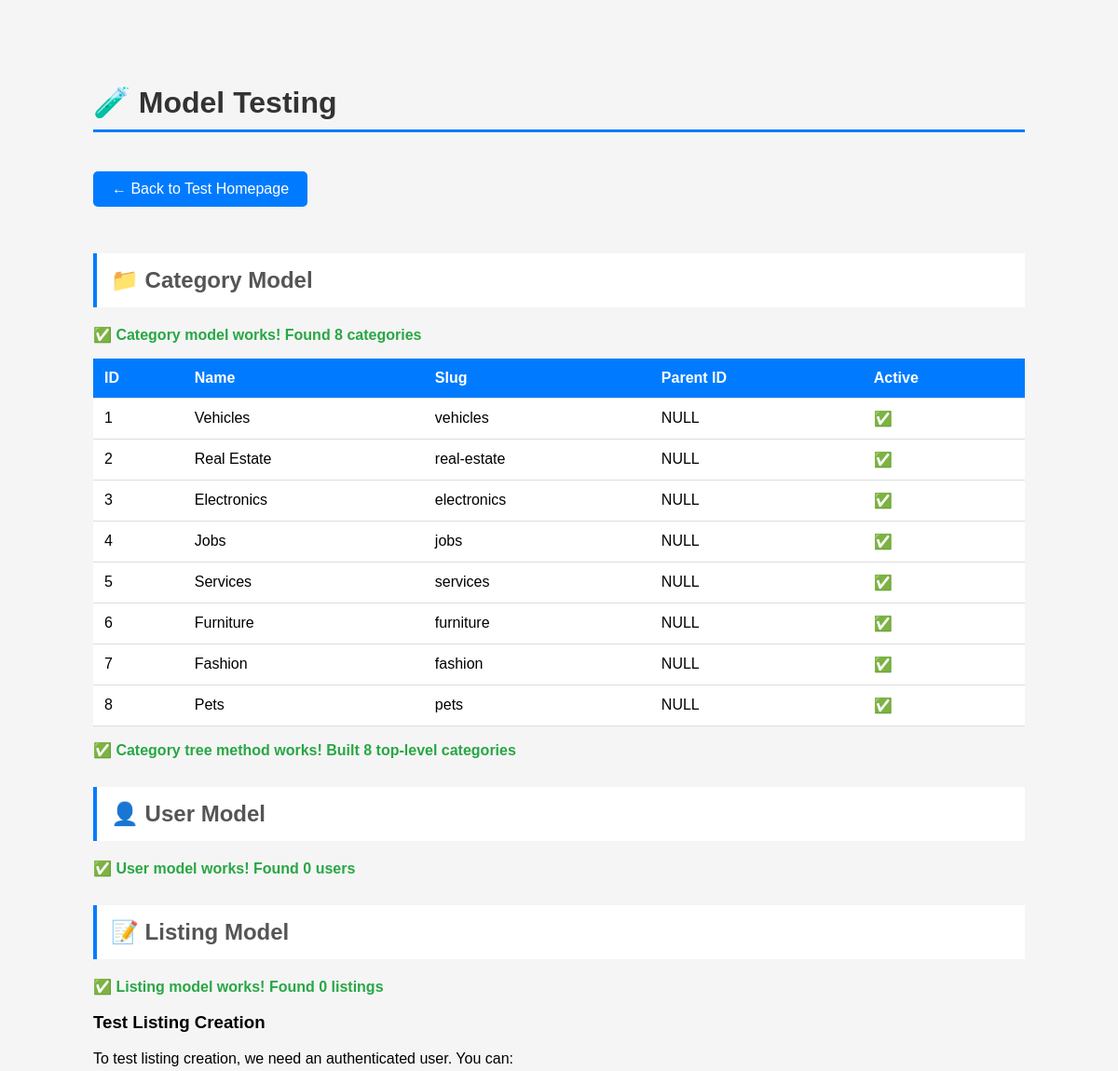
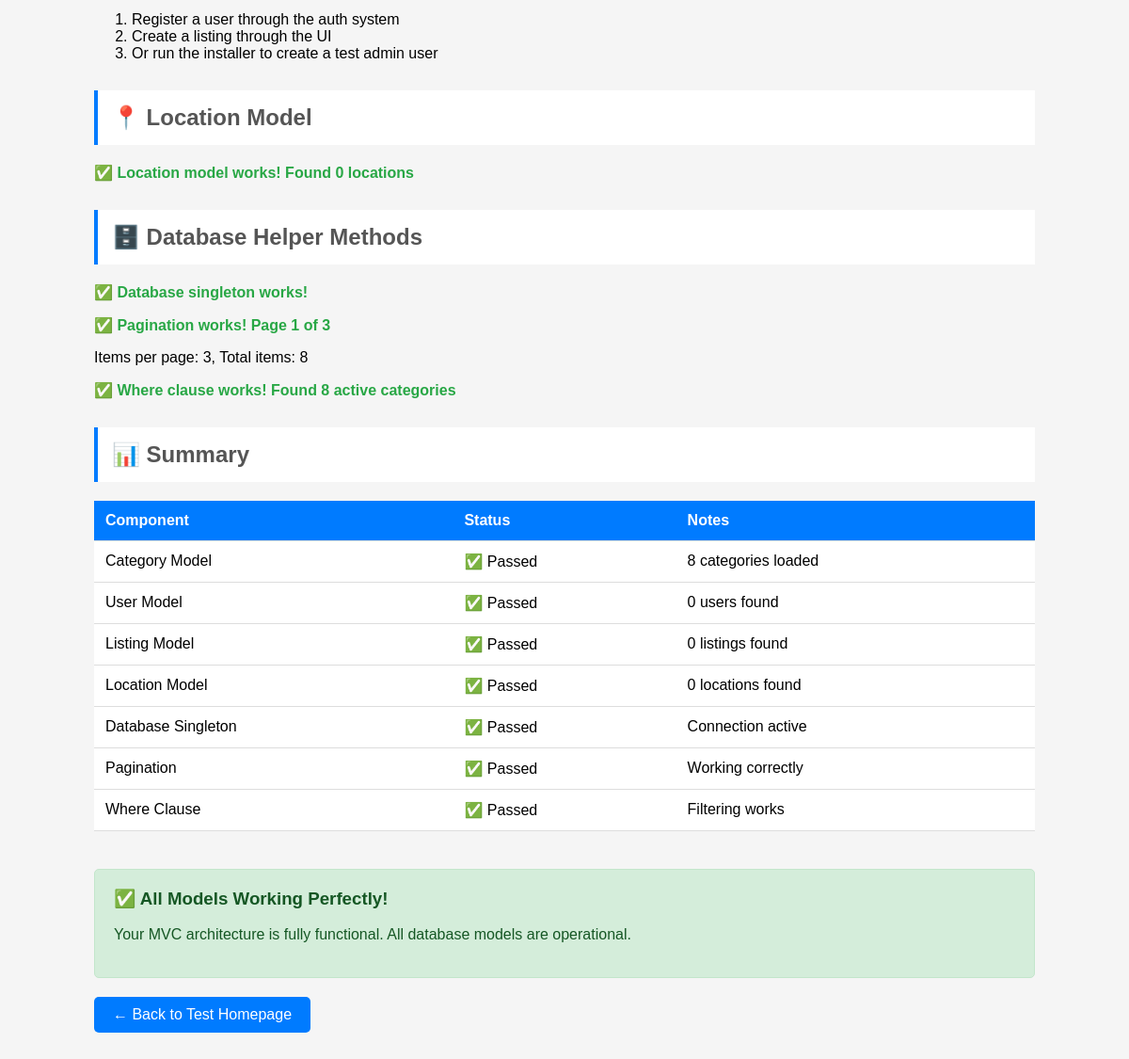
The page /test-models.php on the database its author committed (2 pictures, top to bottom).
### tables this page shows
CREATE TABLE IF NOT EXISTS categories (
    id INT AUTO_INCREMENT PRIMARY KEY,
    parent_id INT NULL,
    name VARCHAR(100) NOT NULL,
    slug VARCHAR(100) UNIQUE NOT NULL,
    description TEXT,
    icon VARCHAR(50),
    sort_order INT DEFAULT 0,
    is_active BOOLEAN DEFAULT TRUE,
    created_at TIMESTAMP DEFAULT CURRENT_TIMESTAMP,
    FOREIGN KEY (parent_id) REFERENCES categories(id) ON DELETE CASCADE,
    INDEX idx_slug (slug),
    INDEX idx_parent (parent_id),
    INDEX idx_active (is_active)
);

### config/database.php (called while the page is built)
<?php
return [
    'host' => 'localhost',
    'database' => 'osclass_db',
    'username' => 'root',
    'password' => '',
];

### Core/Database.php (called while the page is built, shortened)
<?php
class Database
{
    private static $instance = null;
    private $connection;
    private function __construct()
    {
        $config = require __DIR__ . '/../../config/database.php';
        try {
            $dsn = "mysql:host={$config['host']};dbname={$config['database']};charset=utf8mb4";
            $this->connection = new PDO($dsn, $config['username'], $config['password'], [
                PDO::ATTR_ERRMODE => PDO::ERRMODE_EXCEPTION,
                PDO::ATTR_DEFAULT_FETCH_MODE => PDO::FETCH_ASSOC,
                PDO::ATTR_EMULATE_PREPARES => false
            ]);
        } catch (PDOException $e) {
            die("Database connection failed: " . $e->getMessage());
        }
    }
    public static function getInstance()
    {
        if (self::$instance === null) {
            self::$instance = new self();
        }
        return self::$instance;
    }
    public function query($sql, $params = [])
    {
        try {
            $stmt = $this->connection->prepare($sql);
            $stmt->execute($params);
            return $stmt;
        } catch (PDOException $e) {
            error_log("Query error: " . $e->getMessage());
            throw $e;
        }
    }
    public function fetchAll($sql, $params = [])
    {
        $stmt = $this->query($sql, $params);
        return $stmt->fetchAll();
    }
    public function fetch($sql, $params = [])
    {
        $stmt = $this->query($sql, $params);
        return $stmt->fetch();
    }
}

### Core/Model.php (called while the page is built, shortened)
<?php
abstract class Model
{
    protected $db;
    protected $table;
    public function __construct()
    {
        $this->db = Database::getInstance();
    }
    public function all($limit = null, $offset = 0)
    {
        $sql = "SELECT * FROM {$this->table}";
        return $this->db->fetchAll($sql);
    }
    public function where($conditions, $params = [])
    {
        $sql = "SELECT * FROM {$this->table} WHERE $conditions";
        return $this->db->fetchAll($sql, $params);
    }
    public function count($where = '', $params = [])
    {
        $sql = "SELECT COUNT(*) as count FROM {$this->table}";
        $result = $this->db->fetch($sql, $params);
        return $result['count'] ?? 0;
    }
    public function paginate($page = 1, $perPage = 20, $where = '', $params = [])
    {
        $offset = ($page - 1) * $perPage;
        $sql = "SELECT * FROM {$this->table}";
        $sql .= " LIMIT $perPage OFFSET $offset";
        $items = $this->db->fetchAll($sql, $params);
        $total = $this->count($where, $params);
        return [
            'items' => $items,
            'total' => $total,
            'page' => $page,
            'per_page' => $perPage,
            'total_pages' => ceil($total / $perPage)
        ];
    }
}

### Models/Category.php (called while the page is built, shortened)
<?php
class Category extends Model
{
    public function getTree()
    {
        $categories = $this->where('is_active = 1 ORDER BY sort_order, name');
        $tree = [];
        $lookup = [];
        foreach ($categories as $category) {
            $category['children'] = [];
            $lookup[$category['id']] = $category;
        }
        foreach ($lookup as &$category) {
            if ($category['parent_id']) {
                $lookup[$category['parent_id']]['children'][] = &$category;
            } else {
                $tree[] = &$category;
            }
        }
        return $tree;
    }
}

### public/test-models.php (the view, shortened to what this page needs)
<!DOCTYPE html>
<html>
<head>
</head>
<body>
    <h1>🧪 Model Testing</h1>
    <a href="test-homepage.php" class="back-link">← Back to Test Homepage</a>
    <?php
    try {
        echo '<h2>📁 Category Model</h2>';
        $categoryModel = new \App\Models\Category();
        $categories = $categoryModel->all();
        echo '<p class="success">✅ Category model works! Found ' . count($categories) . ' categories</p>';
        echo '<table>';
        echo '<tr><th>ID</th><th>Name</th><th>Slug</th><th>Parent ID</th><th>Active</th></tr>';
        foreach ($categories as $cat) {
            echo '<tr>';
            echo '<td>' . $cat['id'] . '</td>';
            echo '<td>' . htmlspecialchars($cat['name']) . '</td>';
            echo '<td>' . htmlspecialchars($cat['slug']) . '</td>';
            echo '<td>' . ($cat['parent_id'] ?? 'NULL') . '</td>';
            echo '<td>' . ($cat['is_active'] ? '✅' : '❌') . '</td>';
            echo '</tr>';
        }
        echo '</table>';
        $tree = $categoryModel->getTree();
        echo '<p class="success">✅ Category tree method works! Built ' . count($tree) . ' top-level categories</p>';
        echo '<h2>👤 User Model</h2>';
        $userModel = new \App\Models\User();
        $userCount = $userModel->count();
        echo '<p class="success">✅ User model works! Found ' . $userCount . ' users</p>';
        echo '<h2>📝 Listing Model</h2>';
        $listingModel = new \App\Models\Listing();
        $listingCount = $listingModel->count();
        echo '<p class="success">✅ Listing model works! Found ' . $listingCount . ' listings</p>';
        echo '<h3>Test Listing Creation</h3>';
        echo '<p>To test listing creation, we need an authenticated user. You can:</p>';
        echo '<ol>';
        echo '<li>Register a user through the auth system</li>';
        echo '<li>Create a listing through the UI</li>';
        echo '<li>Or run the installer to create a test admin user</li>';
        echo '</ol>';
        echo '<h2>📍 Location Model</h2>';
        $locationModel = new \App\Models\Location();
        $locationCount = $locationModel->count();
        echo '<p class="success">✅ Location model works! Found ' . $locationCount . ' locations</p>';
        echo '<h2>🗄️ Database Helper Methods</h2>';
        echo '<p class="success">✅ Database singleton works!</p>';
        $paginated = $categoryModel->paginate(1, 3);
        echo '<p class="success">✅ Pagination works! Page 1 of ' . $paginated['total_pages'] . '</p>';
        echo '<p>Items per page: ' . $paginated['per_page'] . ', Total items: ' . $paginated['total'] . '</p>';
        $activeCategories = $categoryModel->where('is_active = :active', ['active' => 1]);
        echo '<p class="success">✅ Where clause works! Found ' . count($activeCategories) . ' active categories</p>';
        echo '<h2>📊 Summary</h2>';
        echo '<table>';
        echo '<tr><th>Component</th><th>Status</th><th>Notes</th></tr>';
        $tests = [
            ['Category Model', '✅ Passed', count($categories) . ' categories loaded'],
            ['User Model', '✅ Passed', $userCount . ' users found'],
            ['Listing Model', '✅ Passed', $listingCount . ' listings found'],
            ['Location Model', '✅ Passed', $locationCount . ' locations found'],
            ['Database Singleton', '✅ Passed', 'Connection active'],
            ['Pagination', '✅ Passed', 'Working correctly'],
            ['Where Clause', '✅ Passed', 'Filtering works'],
        ];
        foreach ($tests as $test) {
            echo '<tr>';
            echo '<td>' . $test[0] . '</td>';
            echo '<td>' . $test[1] . '</td>';
            echo '<td>' . $test[2] . '</td>';
            echo '</tr>';
        }
        echo '</table>';
        echo '<div style="margin-top: 40px; padding: 20px; background: #d4edda; border: 1px solid #c3e6cb; border-radius: 5px;">';
        echo '<h3 style="color: #155724; margin-top: 0;">✅ All Models Working Perfectly!</h3>';
        echo '<p style="color: #155724;">Your MVC architecture is fully functional. All database models are operational.</p>';
        echo '</div>';
    } catch (Exception $e) {
        echo '<div style="padding: 20px; background: #f8d7da; border: 1px solid #f5c6cb; border-radius: 5px; margin: 20px 0;">';
        echo '<p class="error">❌ Error: ' . htmlspecialchars($e->getMessage()) . '</p>';
        echo '<p>Stack trace:</p>';
        echo '<pre style="background: white; padding: 10px; overflow: auto;">' . htmlspecialchars($e->getTraceAsString()) . '</pre>';
        echo '</div>';
    }
    ?>
    <a href="test-homepage.php" class="back-link">← Back to Test Homepage</a>
</body>
</html>

### public/test-models.php (style rules this page uses)
body { font-family: Arial, sans-serif; max-width: 1000px; margin: 50px auto; padding: 20px; background: #f5f5f5; }
h1 { color: #333; border-bottom: 3px solid #007bff; padding-bottom: 10px; }
h2 { color: #555; margin-top: 30px; background: #fff; padding: 15px; border-left: 4px solid #007bff; }
.success { color: #28a745; font-weight: bold; }
table { width: 100%; border-collapse: collapse; background: white; margin: 15px 0; }
th, td { padding: 12px; text-align: left; border-bottom: 1px solid #ddd; }
th { background: #007bff; color: white; }
.back-link { display: inline-block; margin: 20px 0; padding: 10px 20px; background: #007bff; color: white; text-decoration: none; border-radius: 5px; }

### rows shown on the page
categories: id "1", name "Vehicles", slug "vehicles", parent "NULL"
categories: id "2", name "Real Estate", slug "real-estate", parent "NULL"
categories: id "3", name "Electronics", slug "electronics", parent "NULL"
categories: id "4", name "Jobs", slug "jobs", parent "NULL"
categories: id "5", name "Services", slug "services", parent "NULL"
categories: id "6", name "Furniture", slug "furniture", parent "NULL"
categories: id "7", name "Fashion", slug "fashion", parent "NULL"
categories: id "8", name "Pets", slug "pets", parent "NULL"

### other values the page prints
count($categories) "8"
count($tree) "8"
$userCount "0"
$listingCount "0"
$locationCount "0"
$paginated['total_pages'] "3"
$paginated['per_page'] "3"
$paginated['total'] "8"
count($activeCategories) "8"
$test[0] "Category Model"
$test[1] "✅ Passed"
$test[2] "8 categories loaded"
$test[0] "User Model"
$test[2] "0 users found"
$test[0] "Listing Model"
